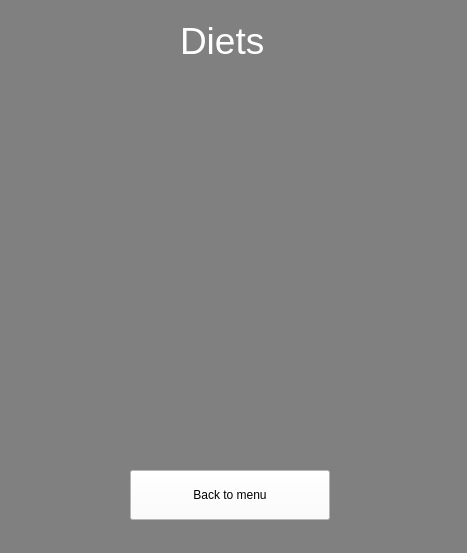
<?xml version="1.0" encoding="UTF-8"?>
<ui version="4.0">
 <class>Diets</class>
 <widget class="QWidget" name="Diets">
  <property name="geometry">
   <rect>
    <x>0</x>
    <y>0</y>
    <width>467</width>
    <height>553</height>
   </rect>
  </property>
  <property name="minimumSize">
   <size>
    <width>467</width>
    <height>553</height>
   </size>
  </property>
  <property name="maximumSize">
   <size>
    <width>467</width>
    <height>553</height>
   </size>
  </property>
  <property name="windowTitle">
   <string>Form</string>
  </property>
  <property name="styleSheet">
   <string notr="true">background-color:grey;</string>
  </property>
  <widget class="QStackedWidget" name="stackedWidget">
   <property name="geometry">
    <rect>
     <x>0</x>
     <y>0</y>
     <width>467</width>
     <height>553</height>
    </rect>
   </property>
   <property name="minimumSize">
    <size>
     <width>467</width>
     <height>553</height>
    </size>
   </property>
   <property name="maximumSize">
    <size>
     <width>467</width>
     <height>553</height>
    </size>
   </property>
   <widget class="QWidget" name="page">
    <widget class="QLabel" name="label">
     <property name="geometry">
      <rect>
       <x>180</x>
       <y>10</y>
       <width>111</width>
       <height>61</height>
      </rect>
     </property>
     <property name="styleSheet">
      <string notr="true">color: white;
font-size: 28pt;</string>
     </property>
     <property name="text">
      <string>Diets</string>
     </property>
    </widget>
    <widget class="QPushButton" name="pushButton_3">
     <property name="geometry">
      <rect>
       <x>130</x>
       <y>470</y>
       <width>200</width>
       <height>50</height>
      </rect>
     </property>
     <property name="maximumSize">
      <size>
       <width>200</width>
       <height>50</height>
      </size>
     </property>
     <property name="styleSheet">
      <string notr="true">background-color:white;</string>
     </property>
     <property name="text">
      <string>Back to menu</string>
     </property>
    </widget>
   </widget>
  </widget>
 </widget>
 <resources/>
 <connections/>
</ui>
